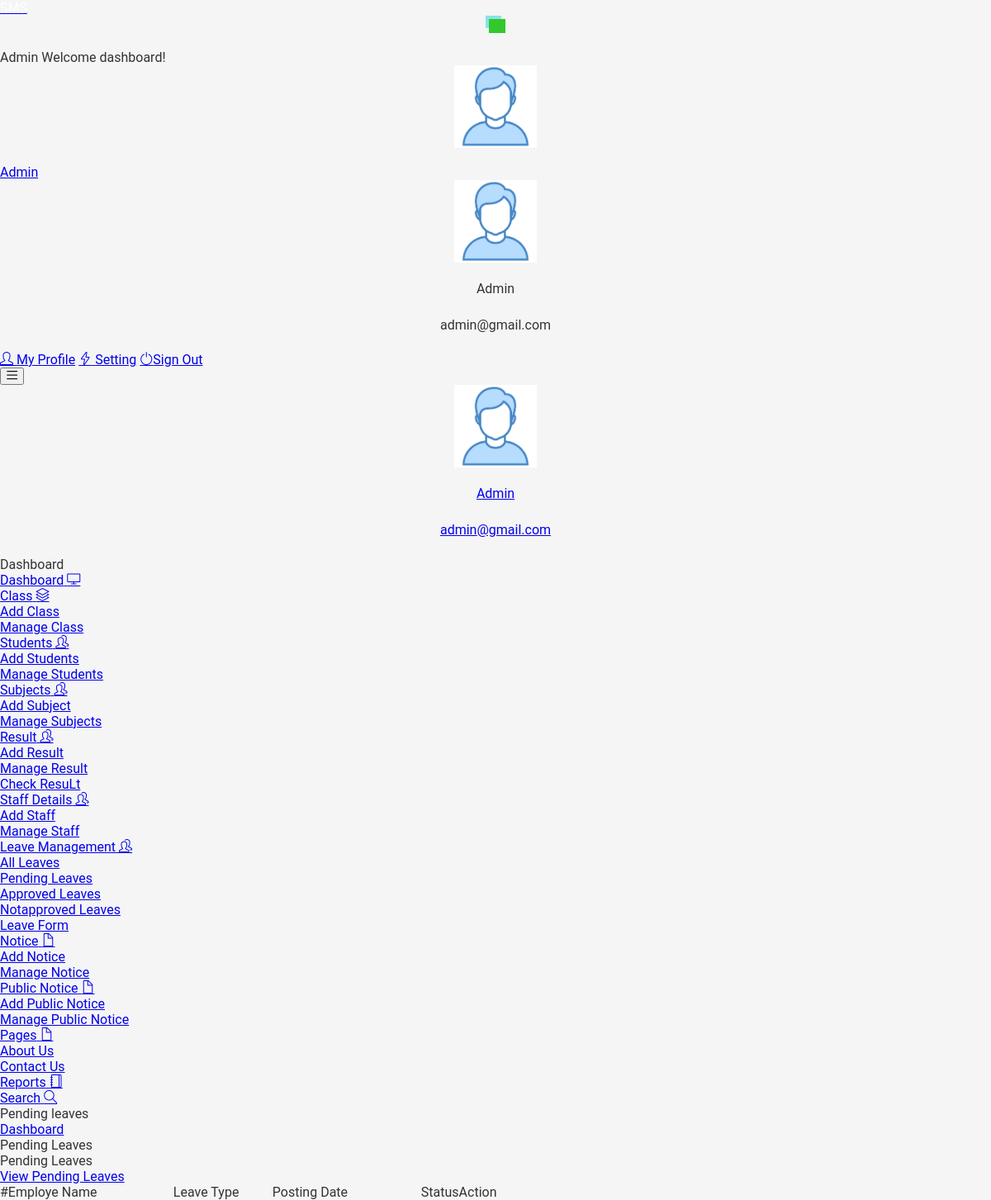
Before: /studentms/admin/pending-leavehistory.php (signed in) with the older database file.
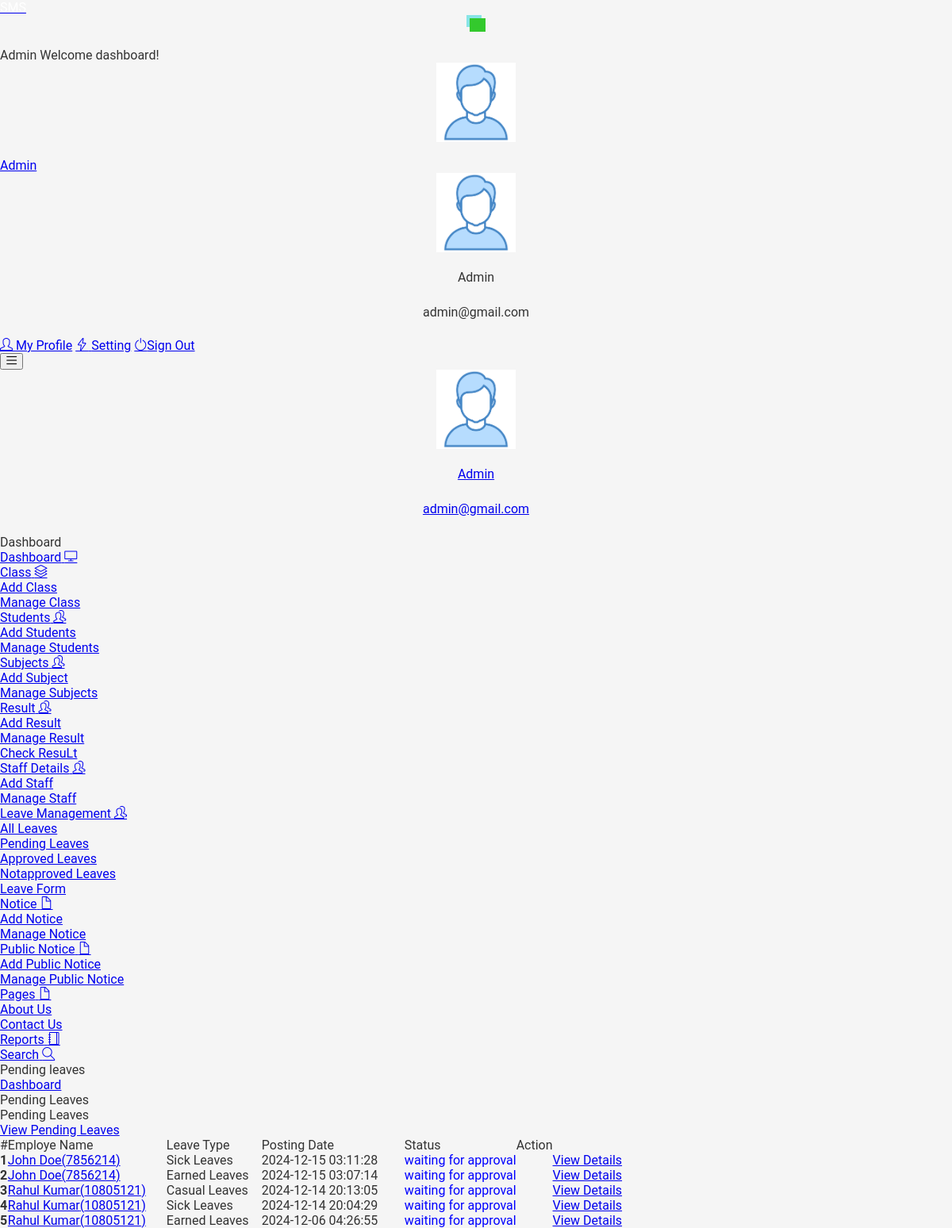
After: the same page with the newer database file.
### tables this page shows
CREATE TABLE IF NOT EXISTS `tblleaves` (
  `id` int NOT NULL AUTO_INCREMENT,
  `LeaveType` varchar(110) DEFAULT NULL,
  `ToDate` varchar(120) DEFAULT NULL,
  `FromDate` varchar(120) DEFAULT NULL,
  `Description` mediumtext,
  `PostingDate` timestamp NULL DEFAULT CURRENT_TIMESTAMP,
  `AdminRemark` mediumtext,
  `AdminRemarkDate` varchar(120) DEFAULT NULL,
  `Status` int DEFAULT NULL,
  `IsRead` int DEFAULT NULL,
  `empid` int DEFAULT NULL,
  PRIMARY KEY (`id`),
  KEY `empid` (`empid`)
);

CREATE TABLE IF NOT EXISTS `tblemployees` (
  `id` int NOT NULL AUTO_INCREMENT,
  `EmpId` varchar(100) NOT NULL,
  `FirstName` varchar(150) DEFAULT NULL,
  `LastName` varchar(150) DEFAULT NULL,
  `EmailId` varchar(200) DEFAULT NULL,
  `Password` varchar(180) DEFAULT NULL,
  `Gender` varchar(100) DEFAULT NULL,
  `Dob` varchar(100) DEFAULT NULL,
  `Department` varchar(255) DEFAULT NULL,
  `Address` varchar(255) DEFAULT NULL,
  `City` varchar(200) DEFAULT NULL,
  `Country` varchar(150) DEFAULT NULL,
  `Phonenumber` char(11) DEFAULT NULL,
  `Status` int DEFAULT NULL,
  `RegDate` timestamp NULL DEFAULT CURRENT_TIMESTAMP,
  PRIMARY KEY (`id`)
);

### studentms/admin/pending-leavehistory.php (the view, shortened to what the changed rows need)
<?php
include('includes/dbconnection.php');
if(strlen($_SESSION['sturecmsaid'])==0)
    {
header('location:index.php');
}
else{
 ?>
<!DOCTYPE html>
<html lang="en">
    <head>
    <link rel="stylesheet" href="vendors/simple-line-icons/css/simple-line-icons.css">
    <link rel="stylesheet" href="vendors/flag-icon-css/css/flag-icon.min.css">
    <link rel="stylesheet" href="vendors/css/vendor.bundle.base.css">
    <link rel="stylesheet" href="vendors/select2/select2.min.css">
    <link rel="stylesheet" href="vendors/select2-bootstrap-theme/select2-bootstrap.min.css">
    <link rel="stylesheet" href="css/style.css" />
    </head>
    <body>
    <div class="container-scroller">
     <?php include_once('includes/header.php');?>
      <div class="container-fluid page-body-wrapper">
        <?php include_once('includes/sidebar.php');?>
        <div class="main-panel">
          <div class="content-wrapper">
            <div class="row">
              <div class="col-md-12 grid-margin stretch-card">
                <div class="card">
                  <div class="card-body">
                    <div class="table-responsive border rounded p-1">
                      <table class="table">
                                    <thead>
                                        <tr>
                                            <th>#</th>
                                            <th width="200">Employe Name</th>
                                            <th width="120">Leave Type</th>
                                             <th width="180">Posting Date</th>
                                            <th>Status</th>
                                            <th align="center">Action</th>
                                        </tr>
                                    </thead>
                                    <tbody>
<?php
$status=0;
$sql = "SELECT tblleaves.id as lid,tblemployees.FirstName,tblemployees.LastName,tblemployees.EmpId,tblemployees.id,tblleaves.LeaveType,tblleaves.PostingDate,tblleaves.Status from tblleaves join tblemployees on tblleaves.empid=tblemployees.id where tblleaves.Status=:status order by lid desc";
$query = $dbh -> prepare($sql);
$query->bindParam(':status',$status,PDO::PARAM_STR);
$query->execute();
$results=$query->fetchAll(PDO::FETCH_OBJ);
$cnt=1;
if($query->rowCount() > 0)
{
foreach($results as $result)
{
      ?>
                                        <tr>
                                            <td> <b><?php echo htmlentities($cnt);?></b></td>
                                              <td><a href="editemployee.php?empid=<?php echo htmlentities($result->id);?>" target="_blank"><?php echo htmlentities($result->FirstName." ".$result->LastName);?>(<?php echo htmlentities($result->EmpId);?>)</a></td>
                                            <td><?php echo htmlentities($result->LeaveType);?></td>
                                            <td><?php echo htmlentities($result->PostingDate);?></td>
                                                                       <td><?php $stats=$result->Status;
if($stats==1){
                                             ?>
                                                 <span style="color: green">Approved</span>
                                                 <?php } if($stats==2)  { ?>
                                                <span style="color: red">Not Approved</span>
                                                 <?php } if($stats==0)  { ?>
 <span style="color: blue">waiting for approval</span>
 <?php } ?>
                                             </td>
          <td>
           <td><a href="leave-details.php?leaveid=<?php echo htmlentities($result->lid);?>" class="waves-effect waves-light btn blue m-b-xs"  > View Details</a></td>
                                    </tr>
                                         <?php $cnt++;} }?>
                                    </tbody>
                                </table>
                            </div>
                        </div>
                    </div>
                </div>
        </div>
    </body>
</html>
<?php } ?>

### studentms/admin/includes/header.php (shortened to what the changed rows need)
 <nav class="navbar default-layout-navbar col-lg-12 col-12 p-0 fixed-top d-flex flex-row">
        </div><?php
         $aid= $_SESSION['sturecmsaid'];
$sql="SELECT * from tbladmin where ID=:aid";
$query = $dbh -> prepare($sql);
$query->bindParam(':aid',$aid,PDO::PARAM_STR);
$query->execute();
$results=$query->fetchAll(PDO::FETCH_OBJ);
$cnt=1;
if($query->rowCount() > 0)
{
foreach($results as $row)
{               ?>
        <div class="navbar-menu-wrapper d-flex align-items-center flex-grow-1">
          <h5 class="mb-0 font-weight-medium d-none d-lg-flex"><?php  echo htmlentities($row->AdminName);?> Welcome dashboard!</h5>
          <ul class="navbar-nav navbar-nav-right ml-auto">
            <li class="nav-item dropdown d-none d-xl-inline-flex user-dropdown">
              <a class="nav-link dropdown-toggle" id="UserDropdown" href="#" data-toggle="dropdown" aria-expanded="false">
                <img class="img-xs rounded-circle ml-2" src="images/faces/face8.jpg" alt="Profile image"> <span class="font-weight-normal"> <?php  echo htmlentities($row->AdminName);?> </span></a>
              <div class="dropdown-menu dropdown-menu-right navbar-dropdown" aria-labelledby="UserDropdown">
                <div class="dropdown-header text-center">
                  <img class="img-md rounded-circle" src="images/faces/face8.jpg" alt="Profile image">
                  <p class="mb-1 mt-3"><?php  echo htmlentities($row->AdminName);?></p>
                  <p class="font-weight-light text-muted mb-0"><?php  echo htmlentities($row->Email);?></p>
                </div><?php $cnt=$cnt+1;}} ?>
              </div>
            </li>
          </ul>
          <button class="navbar-toggler navbar-toggler-right d-lg-none align-self-center" type="button" data-toggle="offcanvas">
            <span class="icon-menu"></span>
          </button>
        </div>
      </nav>

### studentms/admin/includes/sidebar.php (shortened to what the changed rows need)
<nav class="sidebar sidebar-offcanvas" id="sidebar">
          <ul class="nav">
            <li class="nav-item nav-profile">
              <a href="#" class="nav-link">
                <div class="text-wrapper">
                  <?php
         $aid= $_SESSION['sturecmsaid'];
$sql="SELECT * from tbladmin where ID=:aid";
$query = $dbh -> prepare($sql);
$query->bindParam(':aid',$aid,PDO::PARAM_STR);
$query->execute();
$results=$query->fetchAll(PDO::FETCH_OBJ);
$cnt=1;
if($query->rowCount() > 0)
{
foreach($results as $row)
{               ?>
                  <p class="profile-name"><?php  echo htmlentities($row->AdminName);?></p>
                  <p class="designation"><?php  echo htmlentities($row->Email);?></p><?php $cnt=$cnt+1;}} ?>
                </div>
              </a>
            </li>
          </ul>
        </nav>

Changed rows visible on the page:
added tblleaves: tblemployees.FirstName+LastName "John Doe", tblemployees.EmpId "7856214", LeaveType "Sick Leaves", PostingDate "2024-12-15 03:11:28", Status "waiting for approval"
added tblleaves: tblemployees.FirstName+LastName "John Doe", tblemployees.EmpId "7856214", LeaveType "Earned Leaves", PostingDate "2024-12-15 03:07:14", Status "waiting for approval"
added tblleaves: tblemployees.FirstName+LastName "Rahul Kumar", tblemployees.EmpId "10805121", LeaveType "Casual Leaves", PostingDate "2024-12-14 20:13:05", Status "waiting for approval"
added tblleaves: tblemployees.FirstName+LastName "Rahul Kumar", tblemployees.EmpId "10805121", LeaveType "Sick Leaves", PostingDate "2024-12-14 20:04:29", Status "waiting for approval"
added tblleaves: tblemployees.FirstName+LastName "Rahul Kumar", tblemployees.EmpId "10805121", LeaveType "Earned Leaves", PostingDate "2024-12-06 04:26:55", Status "waiting for approval"
